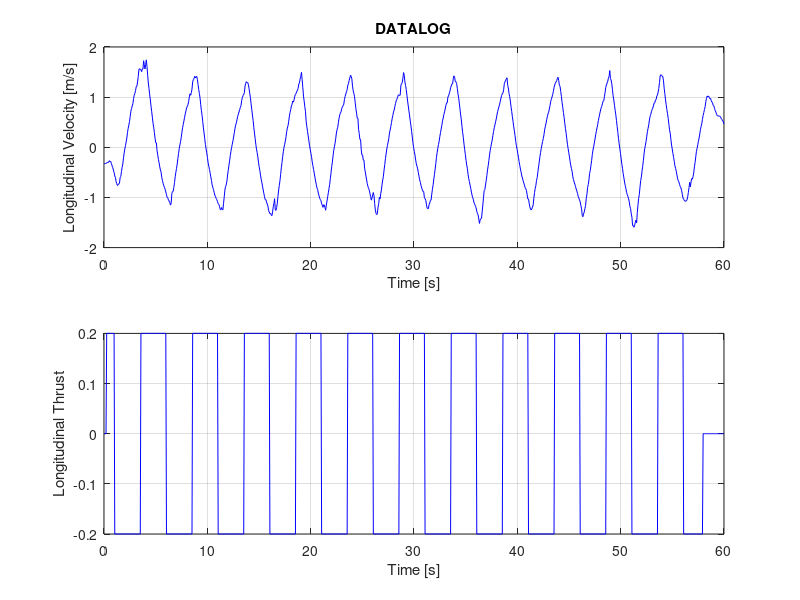
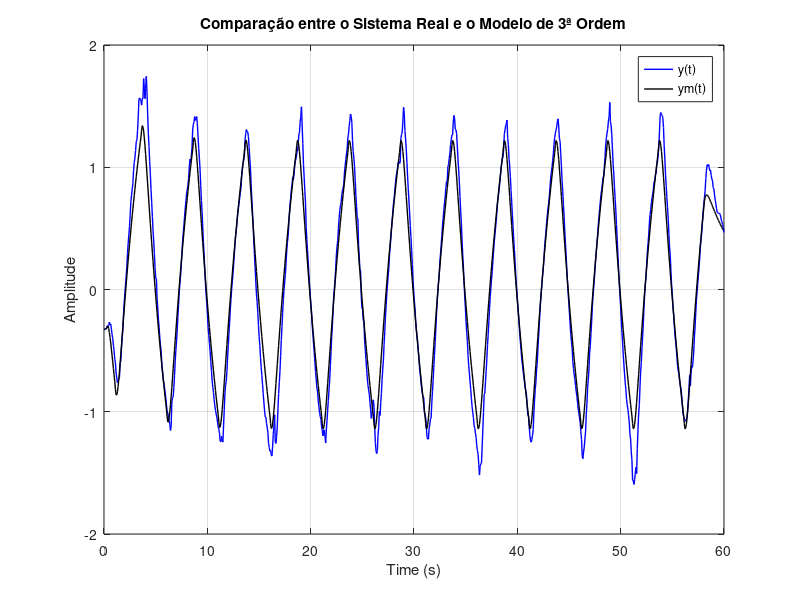

These figures' MATLAB source, in order:
%% Atividade A1: Estudo de caso para o controle de velocidade longitudinal de um quadricóptero.
%clear all; close all; clc;

%% Setup
% Carregando os dados
data = load('datalog_lon_vel.txt');
t = data(:,1);          % Coluna 1: tempo (s)
u = data(:,2);          % Coluna 2: comando [-1,1]
y = data(:,3);          % Coluna 3: velocidade [m/s]

t_sim = 60;             % tempo de simulação
Ts = 0.065;             % periodo de amostragem
N = round( t_sim/Ts ); %length(t)    % numero total de amostras

% Plot do Datalog
figure; 
% Velocidade longitudinal
subplot(2,1,1); plot(t, y, 'b'); grid on;
xlabel('Time [s]'); ylabel('Longitudinal Velocity [m/s]'); 
title('DATALOG', 'FontWeight', 'bold');
% Comando
subplot(2,1,2); plot(t, u, 'b'); grid on;
xlabel('Time [s]'); ylabel('Longitudinal Thrust')

%% Modelagem da Planta - 3ª Ordem
% G(z) = Y(Z)/U(Z) = b0*z^(-1) + b1*z^(-2) + b2*z^(-3) / 1 + a1*z^(-1) + a2*z^(-2) + a3*z^(-3)
% y[n] = -a1*ym(n-1) -a2*y(n-2) -a3*y(n-3) + b0*u(n-1) + b1*u(n-2) + b2*u(n-3);

% Estimação dos parametros da eq. das diferenças

% Fatiando o datalog
t_i = 10; N_i = round(t_i/Ts);
t_f = 20; N_f = round(t_f/Ts);
u_i = u(N_i:N_f); y_i = y(N_i:N_f); N_id = length(y_i);

% Estimador dos Minimos Quadrados 
PHI=[];
for n=4:N_id
    PHI = [PHI ; [-y_i(n-1) -y_i(n-2) -y_i(n-3) u_i(n-1) u_i(n-2) u_i(n-3)] ];
end

theta = inv(PHI' * PHI) * PHI' * y_i(4:N_id);
a1 = theta(1); a2 = theta(2); a3 = theta(3); b0 = theta(4); b1 = theta(5); b2 = theta(6);

%% Simulação da saída estimada pelo modelo
ym = zeros(N,1);          % inicialização da saida estimada
ym(1:3) = y(1:3);         % condições iniciais

for n = 4:N
    ym(n) = -a1*ym(n-1) -a2*ym(n-2) -a3*ym(n-3) +b0*u(n-1) +b1*u(n-2) +b2*u(n-3);
end

%% Plot do modelo identificado
figure;
%plot(t, u, 'r', 'LineWidth', 1); hold on;
plot(t, y, 'b', 'LineWidth', 1);  hold on;
plot(t(1:length(t)-1), ym, 'k', 'LineWidth', 1);

legend('y(t)', 'ym(t)', 'Location', 'northeast');
xlabel('Time (s)'); ylabel('Amplitude');
title('Comparação entre o Sistema Real e o Modelo de 3ª Ordem');
grid on;

%% Salvando o modelo
model.Az = [1 a1 a2 a3];
model.Bz = [0 b0 b1 b2];
model.Ts = Ts;
save 'sys_mod02.mat' model;


